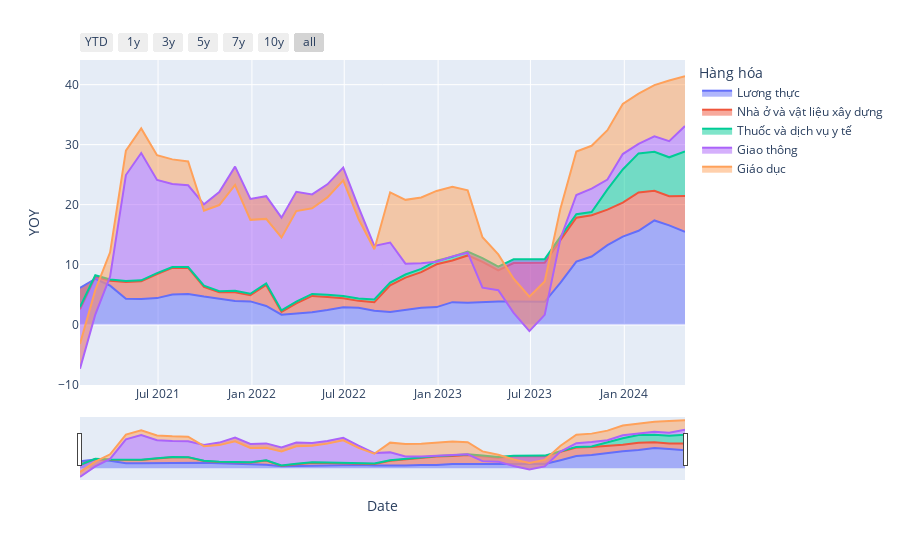

Write notebook code for a chart like this one.
### Code cell
import pandas as pd
import plotly.express as px
import plotly.graph_objects as go

df_show = dfs_cpi[
    (
        (dfs_cpi["Hàng hóa"] == "Lương thực")
        | (dfs_cpi["Hàng hóa"] == "Nhà ở và vật liệu xây dựng")
        | (dfs_cpi["Hàng hóa"] == "Giao thông")
        | (dfs_cpi["Hàng hóa"] == "Giáo dục")
        | (dfs_cpi["Hàng hóa"] == "Thuốc và dịch vụ y tế")
    )
    & (dfs_cpi["Date"] > "2021-01-01")
]

fig = px.area(df_show, x="Date", y="YOY", color="Hàng hóa")

fig.update_xaxes(
    rangeslider_visible=True,
    rangeselector=dict(
        buttons=[
            dict(count=1, label="YTD", step="year", stepmode="todate"),
            dict(count=1, label="1y", step="year", stepmode="backward"),
            dict(count=3, label="3y", step="year", stepmode="backward"),
            dict(count=5, label="5y", step="year", stepmode="backward"),
            dict(count=7, label="7y", step="year", stepmode="backward"),
            dict(count=10, label="10y", step="year", stepmode="backward"),
            dict(step="all"),
        ]
    ),
)

fig.show()

### Figure 1 — Plotly figure (JSON) as saved in the notebook; plotly's stock layout.template omitted (floating-point values rounded to 4 significant figures)
{"data": [{"fillpattern": {"shape": ""}, "hovertemplate": "Hàng hóa=Lương thực<br>Date=%{x}<br>YOY=%{y}<extra></extra>", "legendgroup": "Lương thực", "line": {"color": "#636efa"}, "marker": {"symbol": "circle"}, "mode": "lines", "name": "Lương thực", "orientation": "v", "showlegend": true, "stackgroup": "1", "type": "scatter", "x": ["2024-04-29T00:00:00", "2024-03-29T00:00:00", "2024-02-29T00:00:00", "2024-01-29T00:00:00", "2023-12-29T00:00:00", "2023-11-29T00:00:00", "2023-10-29T00:00:00", "2023-09-29T00:00:00", "2023-08-29T00:00:00", "2023-07-29T00:00:00", "2023-06-29T00:00:00", "2023-05-29T00:00:00", "2023-04-29T00:00:00", "2023-03-29T00:00:00", "2023-02-28T00:00:00", "2023-01-29T00:00:00", "2022-12-29T00:00:00", "2022-11-29T00:00:00", "2022-10-29T00:00:00", "2022-09-29T00:00:00", "2022-08-29T00:00:00", "2022-07-29T00:00:00", "2022-06-29T00:00:00", "2022-05-29T00:00:00", "2022-04-29T00:00:00", "2022-03-29T00:00:00", "2022-02-28T00:00:00", "2022-01-29T00:00:00", "2021-12-29T00:00:00", "2021-11-29T00:00:00", "2021-10-29T00:00:00", "2021-09-29T00:00:00", "2021-08-29T00:00:00", "2021-07-29T00:00:00", "2021-06-29T00:00:00", "2021-05-29T00:00:00", "2021-04-29T00:00:00", "2021-03-29T00:00:00", "2021-02-28T00:00:00", "2021-01-29T00:00:00"], "xaxis": "x", "y": [15.45, 16.54, 17.36, 15.63, 14.66, 13.24, 11.34, 10.49, 6.988, 3.789, 3.784, 3.852, 3.845, 3.752, 3.641, 3.736, 2.91, 2.785, 2.407, 2.1, 2.309, 2.816, 2.871, 2.424, 2.05, 1.822, 1.656, 3.097, 3.862, 3.937, 4.314, 4.664, 5.094, 5.0, 4.408, 4.282, 4.295, 6.485, 7.635, 6.102], "yaxis": "y"}, {"fillpattern": {"shape": ""}, "hovertemplate": "Hàng hóa=Nhà ở và vật liệu xây dựng<br>Date=%{x}<br>YOY=%{y}<extra></extra>", "legendgroup": "Nhà ở và vật liệu xây dựng", "line": {"color": "#EF553B"}, "marker": {"symbol": "circle"}, "mode": "lines", "name": "Nhà ở và vật liệu xây dựng", "orientation": "v", "showlegend": true, "stackgroup": "1", "type": "scatter", "x": ["2024-04-29T00:00:00", "2024-03-29T00:00:00", "2024-02-29T00:00:00", "2024-01-29T00:00:00", "2023-12-29T00:00:00", "2023-11-29T00:00:00", "2023-10-29T00:00:00", "2023-09-29T00:00:00", "2023-08-29T00:00:00", "2023-07-29T00:00:00", "2023-06-29T00:00:00", "2023-05-29T00:00:00", "2023-04-29T00:00:00", "2023-03-29T00:00:00", "2023-02-28T00:00:00", "2023-01-29T00:00:00", "2022-12-29T00:00:00", "2022-11-29T00:00:00", "2022-10-29T00:00:00", "2022-09-29T00:00:00", "2022-08-29T00:00:00", "2022-07-29T00:00:00", "2022-06-29T00:00:00", "2022-05-29T00:00:00", "2022-04-29T00:00:00", "2022-03-29T00:00:00", "2022-02-28T00:00:00", "2022-01-29T00:00:00", "2021-12-29T00:00:00", "2021-11-29T00:00:00", "2021-10-29T00:00:00", "2021-09-29T00:00:00", "2021-08-29T00:00:00", "2021-07-29T00:00:00", "2021-06-29T00:00:00", "2021-05-29T00:00:00", "2021-04-29T00:00:00", "2021-03-29T00:00:00", "2021-02-28T00:00:00", "2021-01-29T00:00:00"], "xaxis": "x", "y": [5.968, 4.866, 4.945, 6.386, 5.669, 5.91, 6.881, 7.331, 7.136, 6.511, 6.489, 6.403, 5.196, 6.685, 7.884, 6.937, 7.14, 5.959, 5.424, 4.43, 1.397, 1.133, 1.528, 2.182, 2.722, 1.695, 0.4429, 3.509, 1.043, 1.467, 1.068, 1.63, 4.342, 4.444, 4.018, 2.933, 2.782, 0.8227, 0.3329, -3.552], "yaxis": "y"}, {"fillpattern": {"shape": ""}, "hovertemplate": "Hàng hóa=Thuốc và dịch vụ y tế<br>Date=%{x}<br>YOY=%{y}<extra></extra>", "legendgroup": "Thuốc và dịch vụ y tế", "line": {"color": "#00cc96"}, "marker": {"symbol": "circle"}, "mode": "lines", "name": "Thuốc và dịch vụ y tế", "orientation": "v", "showlegend": true, "stackgroup": "1", "type": "scatter", "x": ["2024-04-29T00:00:00", "2024-03-29T00:00:00", "2024-02-29T00:00:00", "2024-01-29T00:00:00", "2023-12-29T00:00:00", "2023-11-29T00:00:00", "2023-10-29T00:00:00", "2023-09-29T00:00:00", "2023-08-29T00:00:00", "2023-07-29T00:00:00", "2023-06-29T00:00:00", "2023-05-29T00:00:00", "2023-04-29T00:00:00", "2023-03-29T00:00:00", "2023-02-28T00:00:00", "2023-01-29T00:00:00", "2022-12-29T00:00:00", "2022-11-29T00:00:00", "2022-10-29T00:00:00", "2022-09-29T00:00:00", "2022-08-29T00:00:00", "2022-07-29T00:00:00", "2022-06-29T00:00:00", "2022-05-29T00:00:00", "2022-04-29T00:00:00", "2022-03-29T00:00:00", "2022-02-28T00:00:00", "2022-01-29T00:00:00", "2021-12-29T00:00:00", "2021-11-29T00:00:00", "2021-10-29T00:00:00", "2021-09-29T00:00:00", "2021-08-29T00:00:00", "2021-07-29T00:00:00", "2021-06-29T00:00:00", "2021-05-29T00:00:00", "2021-04-29T00:00:00", "2021-03-29T00:00:00", "2021-02-28T00:00:00", "2021-01-29T00:00:00"], "xaxis": "x", "y": [7.437, 6.482, 6.521, 6.52, 5.526, 3.388, 0.5389, 0.5788, 0.5476, 0.606, 0.6093, 0.6306, 0.6199, 0.626, 0.6332, 0.6378, 0.5906, 0.5343, 0.5118, 0.4697, 0.4655, 0.3974, 0.3734, 0.3544, 0.3359, 0.3116, 0.2634, 0.2513, 0.235, 0.224, 0.1889, 0.1791, 0.1583, 0.1607, 0.1569, 0.1518, 0.1881, 0.2104, 0.2442, 0.3552], "yaxis": "y"}, {"fillpattern": {"shape": ""}, "hovertemplate": "Hàng hóa=Giao thông<br>Date=%{x}<br>YOY=%{y}<extra></extra>", "legendgroup": "Giao thông", "line": {"color": "#ab63fa"}, "marker": {"symbol": "circle"}, "mode": "lines", "name": "Giao thông", "orientation": "v", "showlegend": true, "stackgroup": "1", "type": "scatter", "x": ["2024-04-29T00:00:00", "2024-03-29T00:00:00", "2024-02-29T00:00:00", "2024-01-29T00:00:00", "2023-12-29T00:00:00", "2023-11-29T00:00:00", "2023-10-29T00:00:00", "2023-09-29T00:00:00", "2023-08-29T00:00:00", "2023-07-29T00:00:00", "2023-06-29T00:00:00", "2023-05-29T00:00:00", "2023-04-29T00:00:00", "2023-03-29T00:00:00", "2023-02-28T00:00:00", "2023-01-29T00:00:00", "2022-12-29T00:00:00", "2022-11-29T00:00:00", "2022-10-29T00:00:00", "2022-09-29T00:00:00", "2022-08-29T00:00:00", "2022-07-29T00:00:00", "2022-06-29T00:00:00", "2022-05-29T00:00:00", "2022-04-29T00:00:00", "2022-03-29T00:00:00", "2022-02-28T00:00:00", "2022-01-29T00:00:00", "2021-12-29T00:00:00", "2021-11-29T00:00:00", "2021-10-29T00:00:00", "2021-09-29T00:00:00", "2021-08-29T00:00:00", "2021-07-29T00:00:00", "2021-06-29T00:00:00", "2021-05-29T00:00:00", "2021-04-29T00:00:00", "2021-03-29T00:00:00", "2021-02-28T00:00:00", "2021-01-29T00:00:00"], "xaxis": "x", "y": [4.236, 2.68, 2.551, 1.581, 2.566, 1.625, 3.903, 3.201, -0.3067, -9.291, -11.98, -8.937, -3.94, -4.911, -0.1835, 0.05213, -0.1579, 0.9418, 1.81, 6.68, 8.943, 15.22, 21.41, 18.42, 16.59, 18.29, 15.46, 14.55, 15.81, 20.71, 16.52, 13.58, 13.63, 13.82, 15.54, 21.24, 17.67, 0.4796, -6.552, -10.27], "yaxis": "y"}, {"fillpattern": {"shape": ""}, "hovertemplate": "Hàng hóa=Giáo dục<br>Date=%{x}<br>YOY=%{y}<extra></extra>", "legendgroup": "Giáo dục", "line": {"color": "#FFA15A"}, "marker": {"symbol": "circle"}, "mode": "lines", "name": "Giáo dục", "orientation": "v", "showlegend": true, "stackgroup": "1", "type": "scatter", "x": ["2024-04-29T00:00:00", "2024-03-29T00:00:00", "2024-02-29T00:00:00", "2024-01-29T00:00:00", "2023-12-29T00:00:00", "2023-11-29T00:00:00", "2023-10-29T00:00:00", "2023-09-29T00:00:00", "2023-08-29T00:00:00", "2023-07-29T00:00:00", "2023-06-29T00:00:00", "2023-05-29T00:00:00", "2023-04-29T00:00:00", "2023-03-29T00:00:00", "2023-02-28T00:00:00", "2023-01-29T00:00:00", "2022-12-29T00:00:00", "2022-11-29T00:00:00", "2022-10-29T00:00:00", "2022-09-29T00:00:00", "2022-08-29T00:00:00", "2022-07-29T00:00:00", "2022-06-29T00:00:00", "2022-05-29T00:00:00", "2022-04-29T00:00:00", "2022-03-29T00:00:00", "2022-02-28T00:00:00", "2022-01-29T00:00:00", "2021-12-29T00:00:00", "2021-11-29T00:00:00", "2021-10-29T00:00:00", "2021-09-29T00:00:00", "2021-08-29T00:00:00", "2021-07-29T00:00:00", "2021-06-29T00:00:00", "2021-05-29T00:00:00", "2021-04-29T00:00:00", "2021-03-29T00:00:00", "2021-02-28T00:00:00", "2021-01-29T00:00:00"], "xaxis": "x", "y": [8.306, 10.12, 8.555, 8.393, 8.356, 8.233, 7.143, 7.249, 5.046, 5.572, 5.748, 5.704, 5.983, 8.409, 10.4, 11.6, 11.8, 10.96, 10.64, 8.366, -0.5729, -1.969, -2.135, -2.173, -2.309, -3.21, -3.296, -3.783, -3.488, -3.066, -2.164, -1.088, 3.976, 4.12, 4.112, 4.096, 4.07, 4.043, 4.081, 4.126], "yaxis": "y"}], "layout": {"legend": {"title": {"text": "Hàng hóa"}, "tracegroupgap": 0}, "margin": {"t": 60}, "xaxis": {"anchor": "y", "domain": [0, 1], "rangeselector": {"buttons": [{"count": 1, "label": "YTD", "step": "year", "stepmode": "todate"}, {"count": 1, "label": "1y", "step": "year", "stepmode": "backward"}, {"count": 3, "label": "3y", "step": "year", "stepmode": "backward"}, {"count": 5, "label": "5y", "step": "year", "stepmode": "backward"}, {"count": 7, "label": "7y", "step": "year", "stepmode": "backward"}, {"count": 10, "label": "10y", "step": "year", "stepmode": "backward"}, {"step": "all"}]}, "rangeslider": {"visible": true}, "title": {"text": "Date"}}, "yaxis": {"anchor": "x", "domain": [0, 1], "title": {"text": "YOY"}}}}
